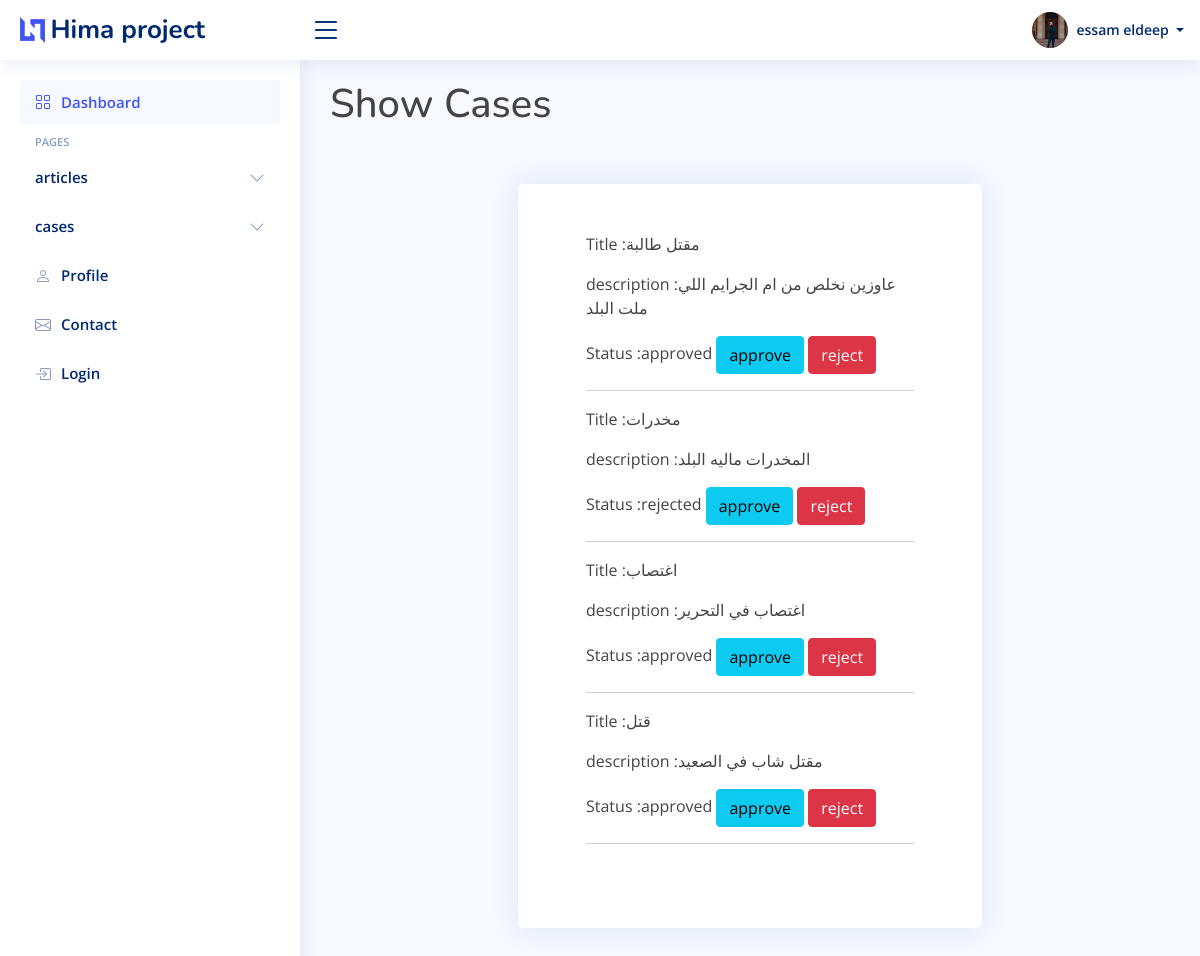
The app's page /cases/list.php (signed in) with its own data.
### tables this page shows
CREATE TABLE `cases` (
  `id` int(11) NOT NULL,
  `title` varchar(200) NOT NULL,
  `desciption` varchar(1000) NOT NULL,
  `status` varchar(20) NOT NULL DEFAULT 'waiting',
  `userId` int(11) NOT NULL
);

### cases/list.php (the view, shortened to what this page needs)
<?php
include "../shared/head.php";
include "../shared/header.php";
include "../shared/aside.php";
include "../genral/config.php";
$select  = "SELECT * FROM `cases`;";
$s = mysqli_query($conn, $select);
?>
<main id="main" class="main">
    <h1> Show Cases </h1>
    <div class="container col-8 p-5">
        <div class="card p-5">
            <div class="card-body">
                <?php foreach($s as $data) { ?>
                <p> Title :<?= $data['title'] ?> </p>
                <p> description :<?= $data['desciption'] ?> </p>
                <p> Status :<?= $data['status'] ?>
                    <a href="/hima/cases/update.php?approve=<?= $data['id'] ?> " class="btn btn-info"> approve </a>
                    <a href="/hima/cases/update.php?reject=<?= $data['id'] ?> " class="btn btn-danger"> reject </a>
                </p>
                <hr>
                <?php } ?>
            </div>
        </div>
    </div>
</main>
<?php
include "../shared/script.php";
?>

### shared/head.php (shortened to what this page needs)
<!DOCTYPE html>
<html lang="en">
<head>
  <link href="/hima/assets/vendor/bootstrap/css/bootstrap.min.css" rel="stylesheet">
  <link href="/hima/assets/vendor/bootstrap-icons/bootstrap-icons.css" rel="stylesheet">
  <link href="/hima/assets/vendor/boxicons/css/boxicons.min.css" rel="stylesheet">
  <link href="/hima/assets/vendor/quill/quill.snow.css" rel="stylesheet">
  <link href="/hima/assets/vendor/quill/quill.bubble.css" rel="stylesheet">
  <link href="/hima/assets/vendor/remixicon/remixicon.css" rel="stylesheet">
  <link href="/hima/assets/vendor/simple-datatables/style.css" rel="stylesheet">
  <link href="/hima/assets/css/style.css" rel="stylesheet">
</head>
<body>

### shared/header.php (shortened to what this page needs)
<header id="header" class="header fixed-top d-flex align-items-center">
  <div class="d-flex align-items-center justify-content-between">
    <a href="/hima/" class="logo d-flex align-items-center">
      <img src="assets/img/logo.png" alt="">
      <span class="d-none d-lg-block">Hima project</span>
    </a>
    <i class="bi bi-list toggle-sidebar-btn"></i>
  </div>
  <nav class="header-nav ms-auto">
    <ul class="d-flex align-items-center">
      <li class="nav-item dropdown pe-3">
        <a class="nav-link nav-profile d-flex align-items-center pe-0" href="#" data-bs-toggle="dropdown">
          <img src="/hima/admin/upload/<?= $_SESSION['image']?>" alt="Profile" class="rounded-circle">
          <span class="d-none d-md-block dropdown-toggle ps-2"> <?= $_SESSION['name'] ?> </span>
        </a>
      </li>
    </ul>
  </nav>
</header>

### shared/aside.php (shortened to what this page needs)
<aside id="sidebar" class="sidebar">
  <ul class="sidebar-nav" id="sidebar-nav">
    <li class="nav-item">
      <a class="nav-link " href="/hima/">
        <i class="bi bi-grid"></i>
        <span>Dashboard</span>
      </a>
    </li>
    <li class="nav-heading">Pages</li>
    <li class="nav-item">
      <a class="nav-link collapsed" data-bs-target="#articles" data-bs-toggle="collapse" href="#">
        <span>articles</span><i class="bi bi-chevron-down ms-auto"></i>
      </a>
    </li>
    <li class="nav-item">
      <a class="nav-link collapsed" data-bs-target="#cases" data-bs-toggle="collapse" href="#">
        <span>cases</span><i class="bi bi-chevron-down ms-auto"></i>
      </a>
    </li>
    <li class="nav-item">
      <a class="nav-link collapsed" href="users-profile.php">
        <i class="bi bi-person"></i>
        <span>Profile</span>
      </a>
    </li>
    <li class="nav-item">
      <a class="nav-link collapsed" href="pages-contact.php">
        <i class="bi bi-envelope"></i>
        <span>Contact</span>
      </a>
    </li>
    <li class="nav-item">
      <a class="nav-link collapsed" href="/hima/pages-login.php">
        <i class="bi bi-box-arrow-in-right"></i>
        <span>Login</span>
      </a>
    </li>
  </ul>
</aside>

### shared/script.php (shortened to what this page needs)
</body>
</html>

### assets/css/style.css (style rules this page uses)
:root { scroll-behavior: smooth; }
body { font-family: "Open Sans", sans-serif; background: #f6f9ff; color: #444444; }
a { color: #4154f1; text-decoration: none; }
h1, h2, h3, h4, h5, h6 { font-family: "Nunito", sans-serif; }
#main { margin-top: 60px; padding: 20px 30px; transition: all 0.3s; }
.card { margin-bottom: 30px; border: none; border-radius: 5px; box-shadow: 0px 0 30px rgba(1, 41, 112, 0.1); }
.card-body { padding: 0 20px 20px 20px; }
.logo { line-height: 1; }
@media (min-width: 1200px) { .logo { width: 280px; } }
.logo img { max-height: 26px; margin-right: 6px; }
.logo span { font-size: 26px; font-weight: 700; color: #012970; font-family: "Nunito", sans-serif; }
.header { transition: all 0.5s; z-index: 997; height: 60px; box-shadow: 0px 2px 20px rgba(1, 41, 112, 0.1); background-color: #fff; padding-left: 20px; }
.header .toggle-sidebar-btn { font-size: 32px; padding-left: 10px; cursor: pointer; color: #012970; }
.header-nav ul { list-style: none; }
.header-nav > ul { margin: 0; padding: 0; }
.header-nav .nav-profile { color: #012970; }
.header-nav .nav-profile img { max-height: 36px; }
.header-nav .nav-profile span { font-size: 14px; font-weight: 600; }
.sidebar { position: fixed; top: 60px; left: 0; bottom: 0; width: 300px; z-index: 996; transition: all 0.3s; padding: 20px; overflow-y: auto; scrollbar-width: thin; scrollbar-color: #aab7cf transparent; box-shadow: 0px 0px 20px rgba(1, 41, 112, 0.1); background-color: #fff; }
@media (min-width: 1200px) { #main, #footer { margin-left: 300px; } }
.sidebar-nav { padding: 0; margin: 0; list-style: none; }
.sidebar-nav li { padding: 0; margin: 0; list-style: none; }
.sidebar-nav .nav-item { margin-bottom: 5px; }
.sidebar-nav .nav-heading { font-size: 11px; text-transform: uppercase; color: #899bbd; font-weight: 600; margin: 10px 0 5px 15px; }
.sidebar-nav .nav-link { display: flex; align-items: center; font-size: 15px; font-weight: 600; color: #4154f1; transition: 0.3; background: #f6f9ff; padding: 10px 15px; border-radius: 4px; }
.sidebar-nav .nav-link i { font-size: 16px; margin-right: 10px; color: #4154f1; }
.sidebar-nav .nav-link.collapsed { color: #012970; background: #fff; }
.sidebar-nav .nav-link.collapsed i { color: #899bbd; }
.sidebar-nav .nav-link .bi-chevron-down { margin-right: 0; transition: transform 0.2s ease-in-out; }

### records on screen
cases: title "مقتل طالبة", desciption "عاوزين نخلص من ام الجرايم اللي ملت البلد", status "approved"
cases: title "مخدرات", desciption "المخدرات ماليه البلد", status "rejected"
cases: title "اغتصاب", desciption "اغتصاب في التحرير", status "approved"
cases: title "قتل", desciption "مقتل شاب في الصعيد", status "approved"

### other values on screen
$_SESSION['name'] "essam eldeep"
